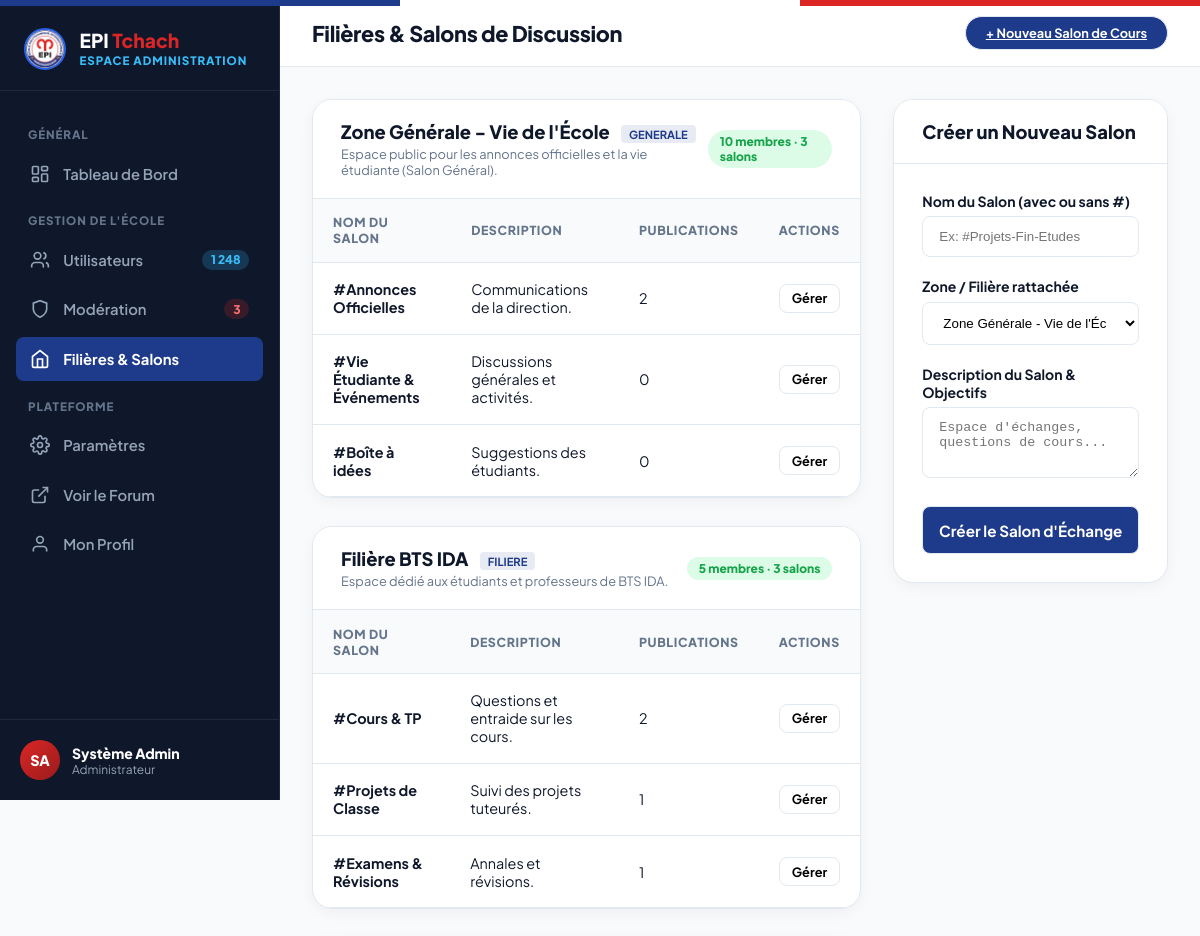
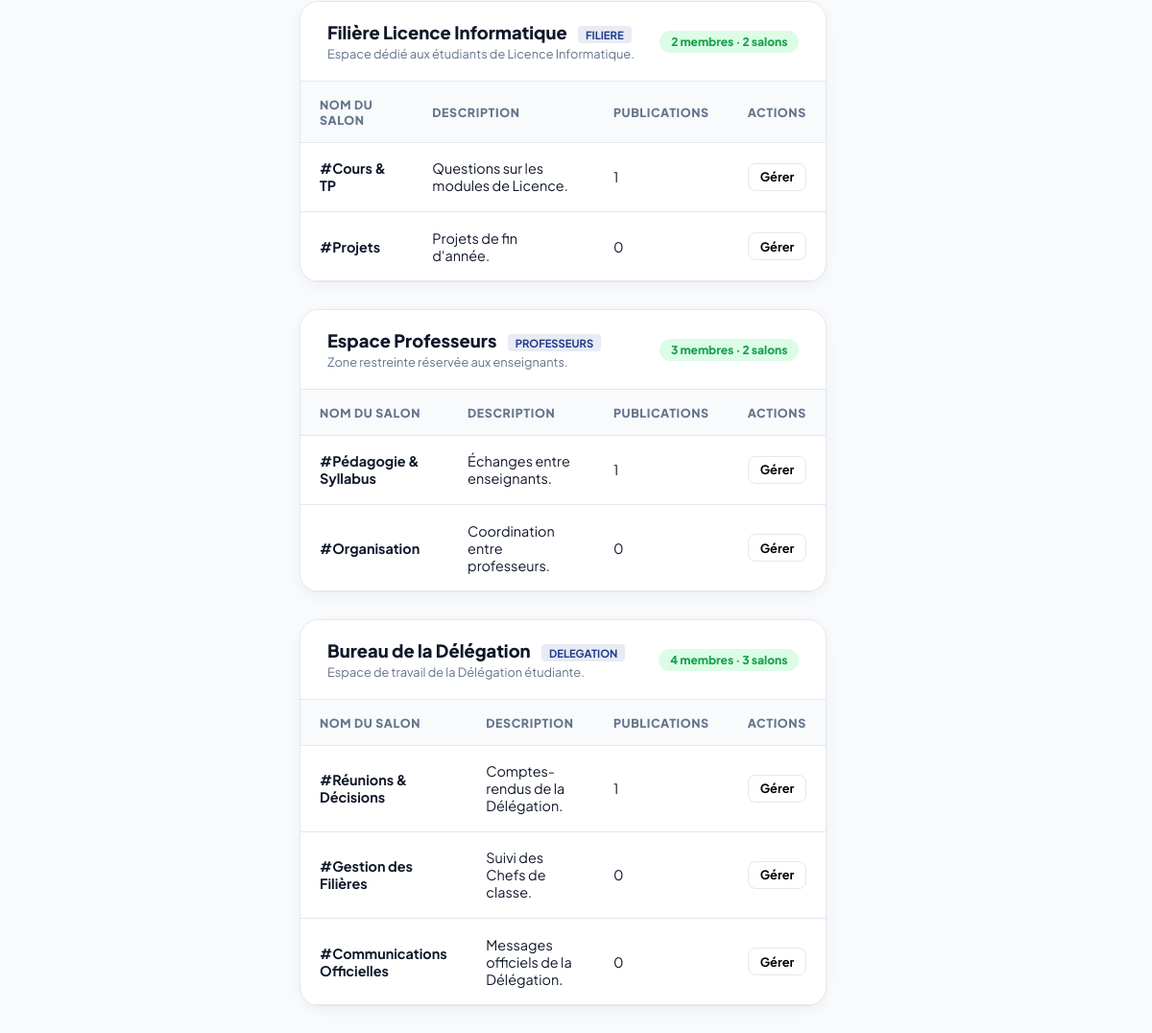
Page /public/admin/categories (signed in) on the committed database (2 pictures, top to bottom).
### tables this page shows
CREATE TABLE zones (
    id              INT UNSIGNED AUTO_INCREMENT PRIMARY KEY,
    nom             VARCHAR(150) NOT NULL,
    type_zone       ENUM('generale','filiere','professeurs','delegation') NOT NULL,
    description     TEXT DEFAULT NULL,
    createur_id     INT UNSIGNED DEFAULT NULL,
    est_active      BOOLEAN NOT NULL DEFAULT TRUE,
    date_creation   DATETIME NOT NULL DEFAULT CURRENT_TIMESTAMP,
    FOREIGN KEY (createur_id) REFERENCES utilisateurs(id) ON DELETE SET NULL
);

CREATE TABLE categories (
    id          INT UNSIGNED AUTO_INCREMENT PRIMARY KEY,
    zone_id     INT UNSIGNED NOT NULL,
    nom         VARCHAR(150) NOT NULL,
    slug        VARCHAR(150) NOT NULL,
    description TEXT DEFAULT NULL,
    ordre       INT NOT NULL DEFAULT 0,
    est_active  BOOLEAN NOT NULL DEFAULT TRUE,
    FOREIGN KEY (zone_id) REFERENCES zones(id) ON DELETE CASCADE,
    UNIQUE KEY unique_slug_zone (zone_id, slug)
);

### controllers/AdminController.php (called while the page is built, shortened)
<?php
if (defined('ROOT_PATH')) {
    require_once ROOT_PATH . '/models/Salon.php';
} else {
    require_once dirname(__DIR__) . '/models/Admin.php';
    require_once dirname(__DIR__) . '/models/Salon.php';
}
class AdminController {
    private Salon $salonModel;
    public function __construct() {
        $this->adminModel = new Admin();
        $pdo = method_exists($this->adminModel, 'getPdo') ? $this->adminModel->getPdo() : null;
        $this->salonModel = new Salon($pdo);
    }
    public function categories(): void {
        global $baseUrl, $base, $assetBase, $asset;
        $zones = $this->salonModel->getZonesWithCategories();
        require_once ROOT_PATH . '/views/desktop/admin/categories.php';
    }
}

### public/index.php (called while the page is built)
<?php
require_once dirname(__DIR__) . '/index.php';

### models/Salon.php (called while the page is built, shortened)
<?php
class Salon {
    private ?PDO $pdo;
    public function __construct(?PDO $pdo = null) {
        if ($pdo !== null) {
            $this->pdo = $pdo;
        }
    }
    public function getZonesWithCategories(): array {
        $zonesStmt = $this->pdo->query("
            SELECT z.*,
                   (SELECT COUNT(*) FROM appartenance_zones WHERE zone_id = z.id) as membres_count,
                   (SELECT COUNT(*) FROM categories WHERE zone_id = z.id) as categories_count
            FROM zones z
            ORDER BY z.type_zone ASC, z.nom ASC
        ");
        $zones = $zonesStmt ? $zonesStmt->fetchAll() : [];
        foreach ($zones as &$zone) {
            $catStmt = $this->pdo->prepare("
                SELECT c.*,
                       (SELECT COUNT(*) FROM publications WHERE categorie_id = c.id) as publications_count
                FROM categories c
                WHERE c.zone_id = :zone_id
                ORDER BY c.ordre ASC, c.nom ASC
            ");
            $catStmt->execute(['zone_id' => $zone['id']]);
            $zone['categories'] = $catStmt->fetchAll();
        }
        return $zones;
    }
}

### views/desktop/admin/categories.php (the view, shortened to what this page needs)
<?php
$asset = isset($assetBase) ? $assetBase : (isset($baseUrl) ? $baseUrl . '/public/assets' : '/public/assets');
$zones = isset($zones) ? $zones : [];
?>
<!DOCTYPE html>
<html lang="fr">
<head>
  <link rel="stylesheet" href="<?= $asset ?>/css/desktop/admin.css" />
</head>
<body>
  <div class="admin-tricolor"></div>
  <div class="admin-wrapper">
    <?php include ROOT_PATH . '/views/desktop/partials/admin-sidebar.php'; ?>
    <main class="admin-main-area">
      <header class="admin-topbar">
        <div class="topbar-left">
          <h1 class="page-title">Filières & Salons de Discussion</h1>
        </div>
        <div class="topbar-right">
          <a href="#nouveau-salon" class="btn-table-action" style="background:var(--admin-primary); color:#ffffff; padding:0.5rem 1.25rem; border-radius:9999px;">
            + Nouveau Salon de Cours
          </a>
        </div>
      </header>
      <div class="admin-content">
        <div class="admin-section-grid" style="grid-template-columns: 2fr 1fr; gap: 2rem;">
          <div style="display:flex; flex-direction:column; gap:1.75rem;">
            <?php if (empty($zones)): ?>
              <div class="admin-card" style="text-align:center; padding:2.5rem; color:var(--admin-muted);">
                <p style="font-weight:600; font-size:1rem;">Aucune zone ou filière enregistrée pour le moment.</p>
                <span style="font-size:0.85rem;">Utilisez le formulaire à droite pour créer votre premier salon.</span>
              </div>
            <?php else: ?>
              <?php foreach ($zones as $zone): ?>
                <div class="admin-card">
                  <div class="card-header-flex">
                    <div>
                      <h2 class="card-title">
                        <?= htmlspecialchars($zone['nom']) ?>
                        <span style="font-size:0.7rem; font-weight:700; padding:2px 8px; background:rgba(30,58,138,0.1); color:var(--admin-primary); border-radius:4px; text-transform:uppercase; margin-left:0.5rem;">
                          <?= htmlspecialchars($zone['type_zone']) ?>
                        </span>
                      </h2>
                      <p style="font-size:0.8rem; color:var(--admin-muted); margin-top:0.2rem;"><?= htmlspecialchars($zone['description'] ?? 'Espace d\'échanges officiel') ?></p>
                    </div>
                    <span class="status-pill status-active"><?= (int)($zone['membres_count'] ?? 0) ?> membres · <?= (int)($zone['categories_count'] ?? 0) ?> salons</span>
                  </div>
                  <div class="table-responsive">
                    <table class="admin-table">
                      <thead>
                        <tr>
                          <th>Nom du Salon</th>
                          <th>Description</th>
                          <th>Publications</th>
                          <th>Actions</th>
                        </tr>
                      </thead>
                      <tbody>
                        <?php if (empty($zone['categories'])): ?>
                          <tr>
                            <td colspan="4" style="text-align:center; color:var(--admin-muted); padding:1rem;">Aucun salon d'échange dans cette zone.</td>
                          </tr>
                        <?php else: ?>
                          <?php foreach ($zone['categories'] as $cat): ?>
                            <tr>
                              <td><strong>#<?= htmlspecialchars($cat['nom']) ?></strong></td>
                              <td><?= htmlspecialchars($cat['description'] ?? 'Aucune description') ?></td>
                              <td><?= number_format((int)($cat['publications_count'] ?? 0), 0, ',', ' ') ?></td>
                              <td>
                                <button type="button" class="btn-table-action" onclick="alert('Salon #<?= htmlspecialchars($cat['nom']) ?> (ID: <?= (int)$cat['id'] ?>)');">Gérer</button>
                              </td>
                            </tr>
                          <?php endforeach; ?>
                        <?php endif; ?>
                      </tbody>
                    </table>
                  </div>
                </div>
              <?php endforeach; ?>
            <?php endif; ?>
          </div>
          <div>
            <div class="admin-card" id="nouveau-salon">
              <div class="card-header-flex">
                <h2 class="card-title">Créer un Nouveau Salon</h2>
              </div>
              <div class="card-body">
                <form id="newChannelForm" action="<?= $base ?>/admin/categories/create-category" method="POST" style="display:flex; flex-direction:column; gap:1.25rem;">
                  <div>
                    <label style="display:block; font-size:0.875rem; font-weight:700; margin-bottom:0.4rem;" for="salonNomInput">Nom du Salon (avec ou sans #)</label>
                    <input type="text" id="salonNomInput" name="nom" class="search-box" style="width:100%; border-radius:var(--radius-sm); border:1.5px solid var(--admin-border); background:#ffffff; padding:0.75rem 1rem;" placeholder="Ex: #Projets-Fin-Etudes" required />
                  </div>
                  <div>
                    <label style="display:block; font-size:0.875rem; font-weight:700; margin-bottom:0.4rem;" for="salonZoneSelect">Zone / Filière rattachée</label>
                    <select id="salonZoneSelect" name="zone_id" class="search-box" style="width:100%; border-radius:var(--radius-sm); border:1.5px solid var(--admin-border); background:#ffffff; padding:0.75rem 1rem;">
                      <?php if (!empty($zones)): ?>
                        <?php foreach ($zones as $z): ?>
                          <option value="<?= (int)$z['id'] ?>"><?= htmlspecialchars($z['nom']) ?> (<?= htmlspecialchars($z['type_zone']) ?>)</option>
                        <?php endforeach; ?>
                      <?php endif; ?>
                    </select>
                  </div>
                  <div>
                    <label style="display:block; font-size:0.875rem; font-weight:700; margin-bottom:0.4rem;" for="salonDescInput">Description du Salon & Objectifs</label>
                    <textarea id="salonDescInput" name="description" rows="3" class="search-box" style="width:100%; border-radius:var(--radius-sm); border:1.5px solid var(--admin-border); background:#ffffff; padding:0.75rem 1rem; resize:vertical;" placeholder="Espace d'échanges, questions de cours..."></textarea>
                  </div>
                  <button type="submit" class="btn-table-action" style="background:var(--admin-primary); color:#ffffff; padding:0.85rem; font-size:0.95rem; border-radius:var(--radius-sm); margin-top:0.5rem;">
                    Créer le Salon d'Échange
                  </button>
                </form>
              </div>
            </div>
          </div>
        </div>
      </div>
    </main>
  </div>
</body>
</html>

### public/assets/css/desktop/admin.css (style rules this page uses)
:root { --admin-primary: #1e3a8a; --admin-primary-dark: #0f172a; --admin-primary-light: #2563eb; --admin-accent: #dc2626; --admin-accent-light: #ef4444; --admin-bg: #f8fafc; --admin-sidebar-bg: #0f172a; --admin-sidebar-hover: #1e293b; --admin-sidebar-text: #94a3b8; --admin-sidebar-active: #ffffff; --admin-card: #ffffff; --admin-text: #0f172a; --admin-muted: #64748b; --admin-border: #e2e8f0; --admin-success: #16a34a; --admin-success-bg: #dcfce7; --admin-warning: #d97706; --admin-warning-bg: #fef3c7; --admin-danger: #dc2626; --admin-danger-bg: #fee2e2; --admin-info: #0284c7; --admin-info-bg: #e0f2fe; --radius-sm: 0.5rem; --radius-md: 0.85rem; --radius-lg: 1.25rem; --radius-full: 9999px; --shadow-card: 0 4px 16px -2px rgba(15, 23, 42, 0.06); }
* { margin: 0; padding: 0; box-sizing: border-box; }
body { font-family: "Plus Jakarta Sans", -apple-system, BlinkMacSystemFont, "Segoe UI", Roboto, sans-serif; background: var(--admin-bg); color: var(--admin-text); min-height: 100vh; display: flex; }
.admin-tricolor { height: 0.35rem; width: 100%; background: linear-gradient(90deg, #1e3a8a 33.33%, #ffffff 33.33% 66.66%, #dc2626 66.66%); position: absolute; top: 0; left: 0; z-index: 50; }
.admin-wrapper { display: flex; width: 100%; min-height: 100vh; position: relative; }
.admin-main-area { flex: 1; display: flex; flex-direction: column; min-width: 0; background: var(--admin-bg); }
.admin-topbar { background: #ffffff; border-bottom: 1px solid var(--admin-border); padding: 1rem 2rem; display: flex; align-items: center; justify-content: space-between; position: sticky; top: 0; z-index: 30; }
.topbar-left { display: flex; align-items: center; gap: 1.5rem; }
.page-title { font-size: 1.35rem; font-weight: 800; letter-spacing: -0.015em; }
.search-box { display: flex; align-items: center; gap: 0.5rem; background: #f1f5f9; padding: 0.45rem 1rem; border-radius: var(--radius-full); width: 280px; }
.topbar-right { display: flex; align-items: center; gap: 1rem; }
.admin-content { padding: 2rem; flex: 1; }
.admin-section-grid { display: grid; grid-template-columns: 2fr 1fr; gap: 2rem; margin-bottom: 2rem; }
.admin-card { background: #ffffff; border-radius: var(--admin-border); border: 1px solid var(--admin-border); border-radius: var(--radius-lg); box-shadow: var(--shadow-card); overflow: hidden; }
.card-header-flex { padding: 1.25rem 1.75rem; display: flex; align-items: center; justify-content: space-between; border-bottom: 1px solid var(--admin-border); background: #ffffff; }
.card-title { font-size: 1.15rem; font-weight: 800; }
.card-body { padding: 1.75rem; }
.table-responsive { width: 100%; overflow-x: auto; }
.admin-table { width: 100%; border-collapse: collapse; text-align: left; }
.admin-table th { padding: 0.95rem 1.25rem; background: #f8fafc; font-size: 0.775rem; font-weight: 800; text-transform: uppercase; color: var(--admin-muted); letter-spacing: 0.05em; border-bottom: 1px solid var(--admin-border); }
.admin-table td { padding: 1.1rem 1.25rem; border-bottom: 1px solid var(--admin-border); font-size: 0.9rem; vertical-align: middle; }
.status-pill { display: inline-flex; align-items: center; gap: 0.35rem; padding: 0.25rem 0.75rem; border-radius: var(--radius-full); font-size: 0.75rem; font-weight: 800; }
.status-active { background: var(--admin-success-bg); color: var(--admin-success); }
.btn-table-action { padding: 0.35rem 0.75rem; font-size: 0.8rem; font-weight: 700; border-radius: var(--radius-sm); border: 1px solid var(--admin-border); background: #ffffff; cursor: pointer; transition: all 0.2s ease; font-family: inherit; }

### rows in the picture
zones: nom "Zone Générale - Vie de l'École", type_zone "GENERALE", description "Espace public pour les annonces officielles et la vie étudiante (Salon Général).", membres_count "10", categories_count "3"
categories: nom "Annonces Officielles", description "Communications de la direction.", publications_count "2"
categories: nom "Vie Étudiante & Événements", description "Discussions générales et activités.", publications_count "0"
categories: nom "Boîte à idées", description "Suggestions des étudiants.", publications_count "0"
zones: nom "Filière BTS IDA", type_zone "FILIERE", description "Espace dédié aux étudiants et professeurs de BTS IDA.", membres_count "5", categories_count "3"
categories: nom "Cours & TP", description "Questions et entraide sur les cours.", publications_count "2"
categories: nom "Projets de Classe", description "Suivi des projets tuteurés.", publications_count "1"
categories: nom "Examens & Révisions", description "Annales et révisions.", publications_count "1"
zones: nom "Filière Licence Informatique", type_zone "FILIERE", description "Espace dédié aux étudiants de Licence Informatique.", membres_count "2", categories_count "2"
categories: nom "Cours & TP", description "Questions sur les modules de Licence.", publications_count "1"
categories: nom "Projets", description "Projets de fin d'année.", publications_count "0"
zones: nom "Espace Professeurs", type_zone "PROFESSEURS", description "Zone restreinte réservée aux enseignants.", membres_count "3", categories_count "2"
categories: nom "Pédagogie & Syllabus", description "Échanges entre enseignants.", publications_count "1"
categories: nom "Organisation", description "Coordination entre professeurs.", publications_count "0"
zones: nom "Bureau de la Délégation", type_zone "DELEGATION", description "Espace de travail de la Délégation étudiante.", membres_count "4", categories_count "3"
categories: nom "Réunions & Décisions", description "Comptes-rendus de la Délégation.", publications_count "1"
categories: nom "Gestion des Filières", description "Suivi des Chefs de classe.", publications_count "0"
categories: nom "Communications Officielles", description "Messages officiels de la Délégation.", publications_count "0"

### other values in the picture
$adminAvatar "SA"
$adminName "Système Admin"
$adminRole "Administrateur"
form field zone_id "Zone Générale - Vie de l'École (generale)"
